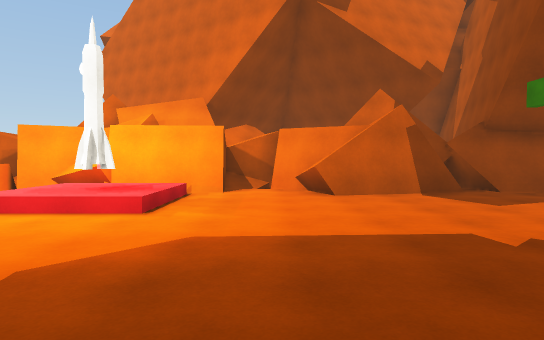
[1] (above)

18 first-person views from a walk through a scene from a Unity 3-D project. The camera is 1.5 m above the floor, tilts 2° down and sees 75° across. The floor is counted in squares, 2 m on a side. Each view is taken from the middle of a square. On the plan, view 1 faces up. The plan holds only what a view shows up to about 11 squares ahead; the rest is blank. The place goes on beyond the plan.

[2]
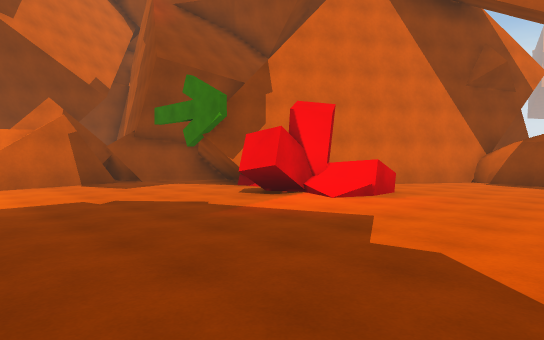

[3]
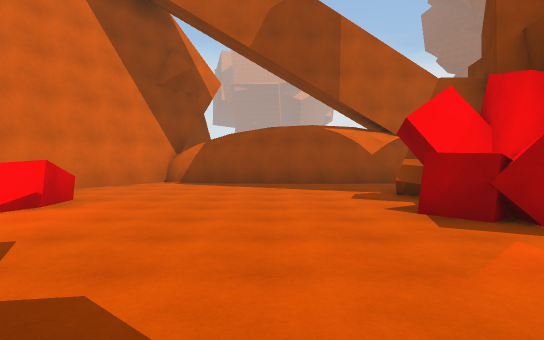

[4]
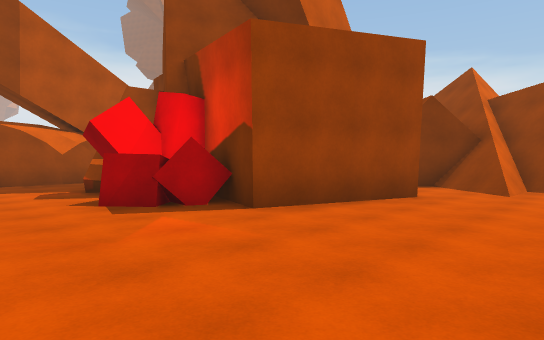

[5]
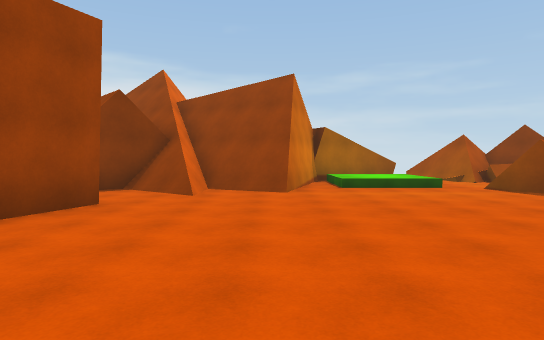

[6]
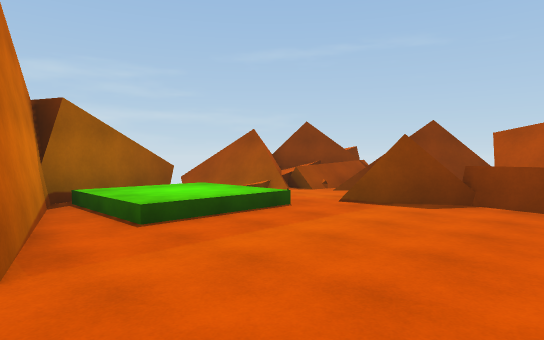

[7]
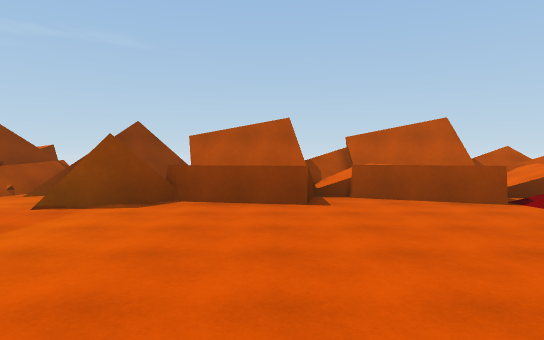

[8]
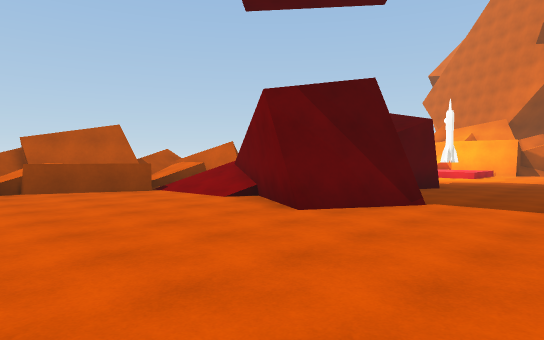

[9]
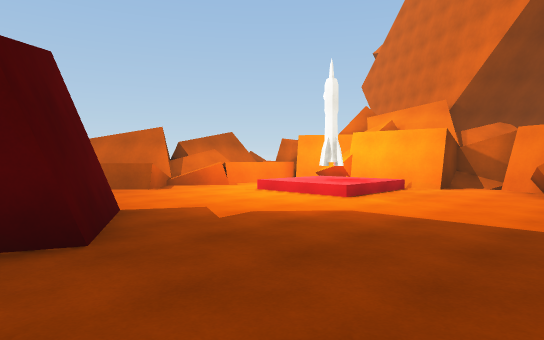

[10]
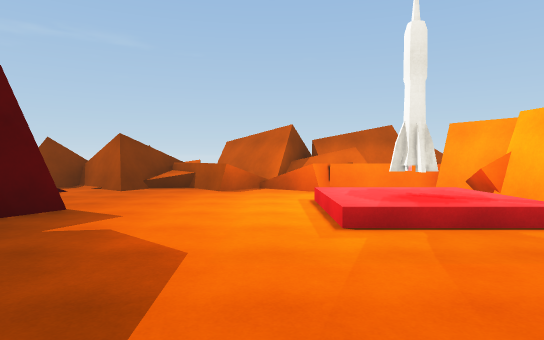

[11]
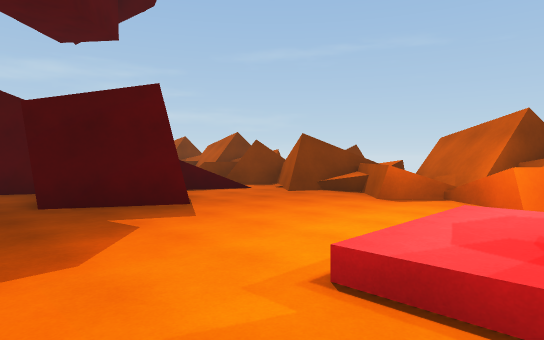

[12]
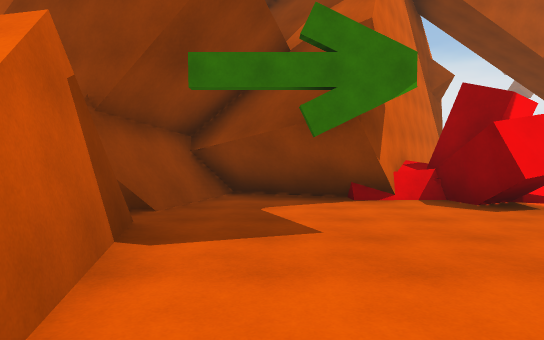

[13]
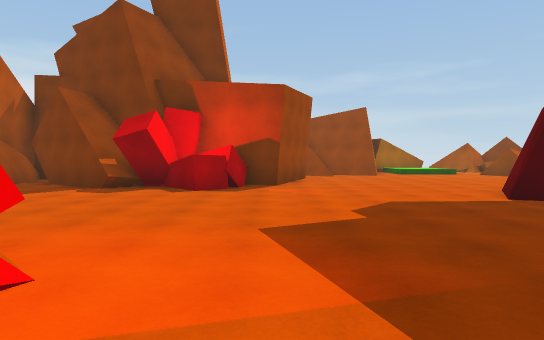

[14]
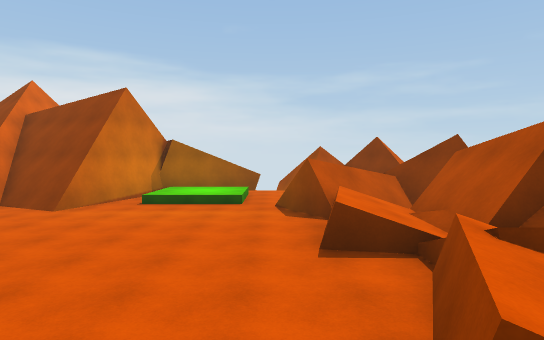

[15]
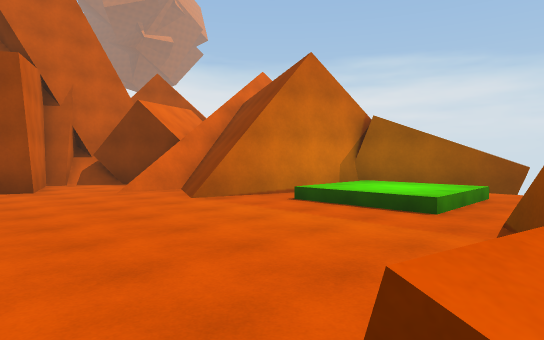

[16]
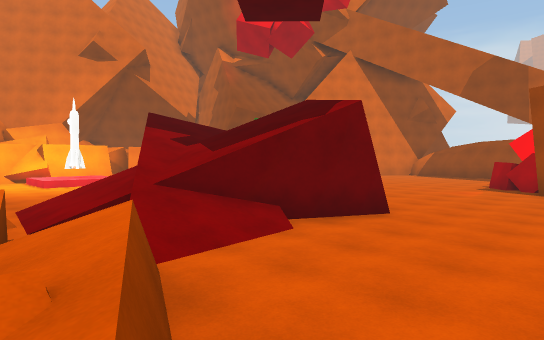

[17]
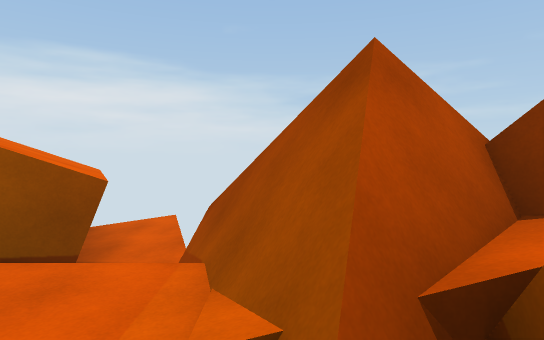

[18]
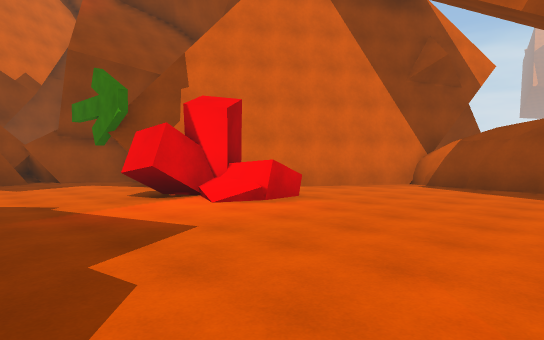

### Floor plan
Key: @ floor where view 1 was taken; # wall or solid block; x gap in a wall; . main floor; : floor 0.5 m higher than the main floor; + floor 3.75 m higher than the main floor; / step, stairs or slope; = window, fence, low wall or low ledge; ^ raised ledge; v drop or lower ground; R rocket.
Columns run from 11 left of view 1 to 12 right of it. Each row starts with its distance up from view 1.
 10            #
  9           ###  ##
  8   ## ##^###.#######
  7   ^##= ///..#.....#
  6   ^=== /R/........#
  5   ^##=.///.......##
  4   ##=............##
  3  ##=#=...........####
  2  v#===..........###.###
  1   v=##..#=......./^...##
  0     #...##.@...........#
 -1     ..### .............#
 -2     #==#= .............#
 -3    = #==###............
 -4   v// /##+#...........#
 -5   ##/x//.##......#....#
 -6   ##/=..........#####..
 -7   #//..........#######.#
 -8   v//..........#     ###
 -9   ##/=........##
-10   ##/=.........##
-11  ^##/#.......=..##
-12  ##=##.....#.#####
-13   ##=..////#####
-14   ==.../:/## #
-15 vv#v=#./:/#
-16  ^####...##
-17    ###v##
-18      xv^#
-19       vv^

Positions as (right, up) in squares from view 1, and headings:
1: (0, 0), facing up
2: (0, -3), facing up-right
3: (1, -3), facing right
4: (0, -3), facing down-right
5: (0, -4), facing down
6: (0, -9), facing down-left
7: (0, -9), facing left
8: (2, -9), facing up-left
9: (2, -1), facing up-left
10: (2, 4), facing left
11: (0, 6), facing down-left
12: (0, 6), facing right
13: (4, 3), facing down
14: (-5, -4), facing down
15: (-6, -8), facing down-right
16: (-7, -8), facing up-right
17: (-6, -14), facing down
18: (2, -4), facing up-right
